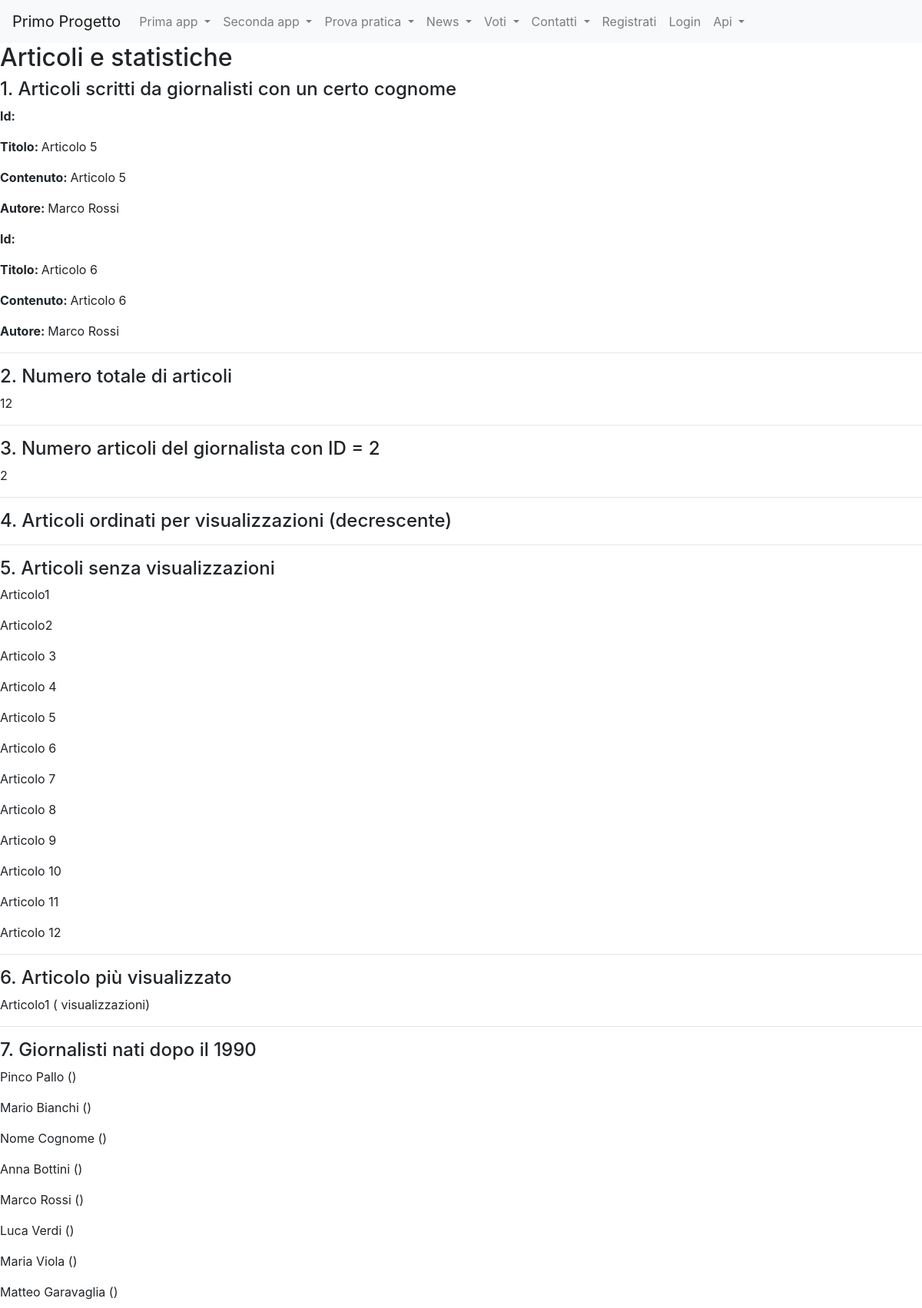
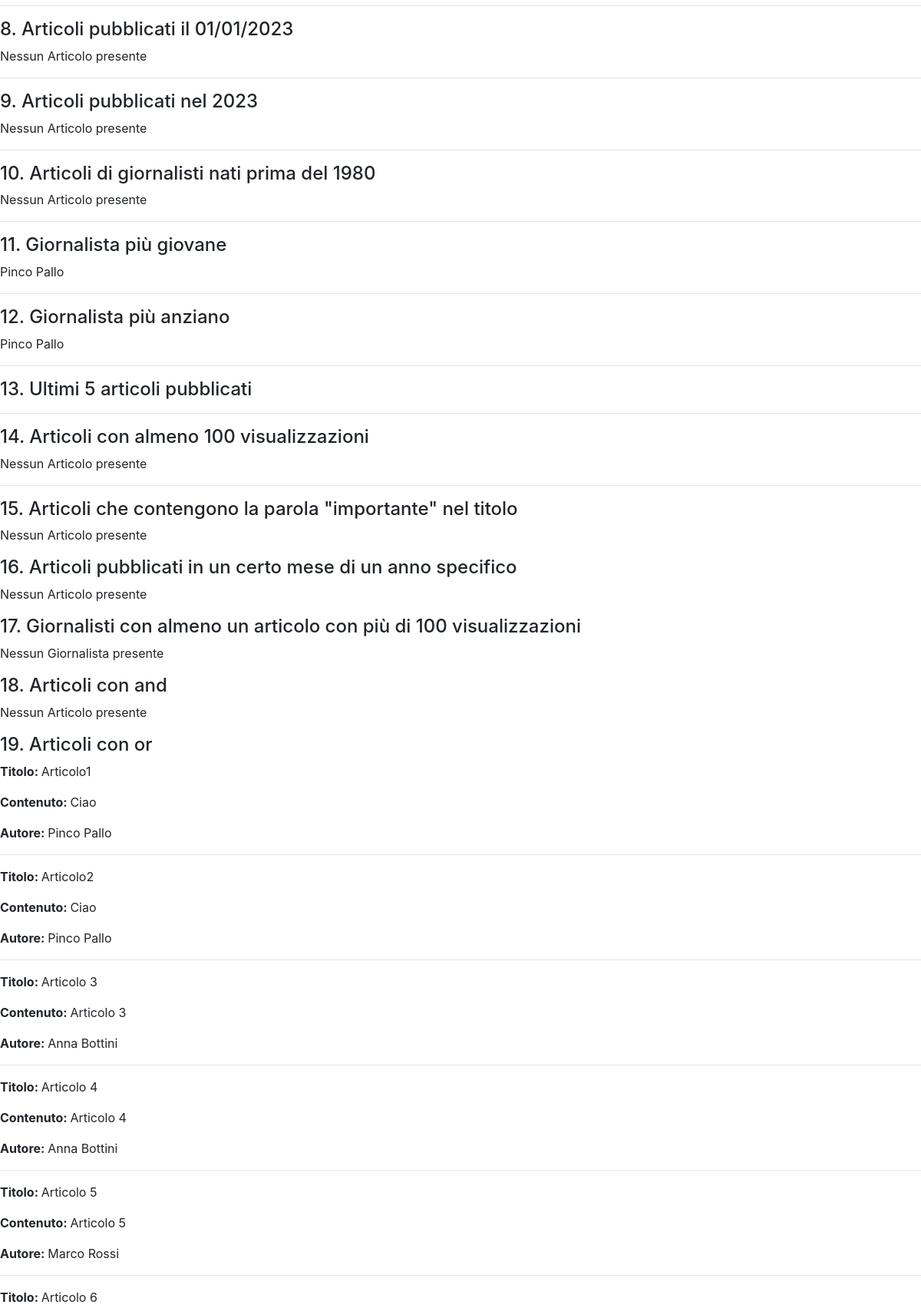
Page /news/query_base/ (upper part) on the committed database (2 pictures, top to bottom).
### news/models.py (models this page shows, shortened)
class Articolo(models.Model):
    visualizzazioni=models.IntegerField(default=0, blank=True)
    data_articolo=models.DateField(blank=True)
    titolo=models.CharField(max_length=100) #Stringhe di lunghezza massima 100
    contenuto=models.TextField()
    giornalista=models.ForeignKey(Giornalista, on_delete=models.CASCADE, related_name="articoli")
    class Meta:
        verbose_name = 'Articolo'
        verbose_name_plural = 'Articoli'

class Giornalista(models.Model):
    nome=models.CharField(max_length=20) #Stringhe di lunghezza massima 20
    cognome=models.CharField(max_length=20)
    anno_nascita=models.DateField(blank=True)
    def __str__(self):
        return self.nome + " " + self.cognome
    class Meta:
        verbose_name = 'Giornalista'
        verbose_name_plural = 'Giornalisti'

### news/views.py (the view)
# urls.py: path("query_base/", queryBase, name="query_base"),
def queryBase(request):
    articoli_cognome = Articolo.objects.filter(giornalista__cognome='Rossi') #filter() ritorna una lista di oggetti, se non ci sono oggetti con cognome rossi, ritornerà una lista vuota
    numero_totale_articoli = Articolo.objects.count() #count() ritorna il numero di oggetti presenti nel db
    try:
        giornalista_1 = Giornalista.objects.get(id=2) # ritorna un oggetto con id=2, se non esiste va nel blocco except
        numero_articoli_giornalista_1 = Articolo.objects.filter(giornalista=giornalista_1).count()#conta la lunghezza della lista ritornata da filter()
    except Giornalista.DoesNotExist: #eccezione che può lanciare il metodo .get()
        numero_articoli_giornalista_1 = 0
    articoli_ordinati = Articolo.objects.order_by('-visualizzazioni') #order_by() ordina i risultati, in questo caso mettendo il - davanti alla condizione li ordina in modo descrescente
    articoli_senza_visualizzazioni = Articolo.objects.filter(visualizzazioni=0)
    articolo_piu_visualizzato = Articolo.objects.order_by('-visualizzazioni').first()# first() Restituisce il primo elemento dell'order_by(-visualizzazioni).
    giornalisti_data = Giornalista.objects.filter(anno_nascita__gt=datetime.date(1990, 1, 1))
    articoli_del_giorno = Articolo.objects.filter(data_articolo=datetime.date(2023, 1, 1))
    articoli_periodo = Articolo.objects.filter(data_articolo__range=(datetime.date(2023, 1, 1), datetime.date(2023, 12, 31)))
    giornalisti_nati = Giornalista.objects.filter(anno_nascita__lt=datetime.date(1980, 1, 1))
    articoli_giornalisti = Articolo.objects.filter(giornalista__in=giornalisti_nati)
    giornalista_giovane = Giornalista.objects.order_by('anno_nascita').first()
    giornalista_anziano = Giornalista.objects.order_by('-anno_nascita').first()
    ultimi = Articolo.objects.order_by('-data_articolo')[:5] #[:5] limita il risultato ai primi 5
    articoli_minime_visualizzazioni = Articolo.objects.filter(visualizzazioni__gte=100)
    articoli_parola = Articolo.objects.filter(titolo__icontains='importante')
    articoli_mese_anno = Articolo.objects.filter(data_articolo__month=1, data_articolo__year=2023) #restituisce una lista
    giornalisti_con_articoli_popolari = Giornalista.objects.filter(articoli__visualizzazioni__gte=100).distinct
    data = datetime.date(1990,1,1)
    visualizzazioni = 50
    articoli_con_and = Articolo.objects.filter(giornalista__anno_nascita__gt=data, visualizzazioni__gte=visualizzazioni)
    from django.db.models import Q
    articoli_con_or = Articolo.objects.filter(
        (Q(giornalista__anno_nascita__gt=data)) | Q(visualizzazioni__lte=visualizzazioni))
    articoli_con_not = Articolo.objects.filter(~Q(giornalista__anno_nascita__lt=data)) #filtra su l'anno di nascita che deve essere maggiore o uguale a data
    articoli_con_not = Articolo.objects.exclude(giornalista__anno_nascita__lt=data)
    context = {
        'articoli_cognome' : articoli_cognome,
        'numero_totale_articoli' : numero_totale_articoli,
        'numero_articoli_giornalista_1' : numero_articoli_giornalista_1,
        'articoli_ordinati' : articoli_ordinati,
        'articoli_senza_visualizzazioni' : articoli_senza_visualizzazioni,
        'articolo_piu_visualizzato' : articolo_piu_visualizzato,
        'giornalisti_data' : giornalisti_data,
        'articoli_del_giorno' : articoli_del_giorno,
        'articoli_periodo' : articoli_periodo,
        'articoli_giornalisti' : articoli_giornalisti,
        'giornalista_giovane' : giornalista_giovane,
        'giornalista_anziano' : giornalista_anziano,
        'ultimi' : ultimi,
        'articoli_minime_visualizzazioni' : articoli_minime_visualizzazioni,
        'articoli_parola' : articoli_parola,
        'articoli_mese_anno' : articoli_mese_anno,
        'giornalisti_con_articoli_popolari' : giornalisti_con_articoli_popolari,
        'articoli_con_and' : articoli_con_and,
        'articoli_con_or' : articoli_con_or,
        'articoli_con_not' : articoli_con_not
    }
    return render(request, 'news/query_base.html', context)

### news/templates/news/query_base.html (shortened to what this page needs)
{% extends "base.html"%}
{% block content%}
    <h2>Articoli e statistiche</h2>
    <h4>1. Articoli scritti da giornalisti con un certo cognome</h4>
    {% if articoli_cognome %}
        {% for articolo in articoli_cognome %}
            <p><strong>Id: </strong></p>
            <p><strong>Titolo: </strong>{{ articolo.titolo }}</p>
            <p><strong>Contenuto: </strong>{{ articolo.contenuto }}</p>
            <p><strong>Autore: </strong>{{ articolo.giornalista }}</p>
        {% endfor %}
    {% else %}
        <p>Nessun Articolo presente</p>
    {% endif %}
    <hr>
    <h4>2. Numero totale di articoli</h4>
    <p>{{ numero_totale_articoli }}</p>
    <hr>
    <h4>3. Numero articoli del giornalista con ID = 2</h4>
    <p>{{ numero_articoli_giornalista_1 }}</p>
    <hr>
    <h4>4. Articoli ordinati per visualizzazioni (decrescente)</h4>
    <hr>
    <h4>5. Articoli senza visualizzazioni</h4>
    {% if articoli_senza_visualizzazioni %}
        {% for articolo in articoli_senza_visualizzazioni %}
            <p>{{ articolo.titolo }}</p>
        {% endfor %}
    {% else %}
        <p>Nessun Articolo presente</p>
    {% endif %}
    <hr>
    <h4>6. Articolo più visualizzato</h4>
        <p>
            {{ articolo_piu_visualizzato.titolo }}
            ({{ articolo_piu_visualizzato.visualizzazione }} visualizzazioni)
        </p>
    <hr>
    <h4>7. Giornalisti nati dopo il 1990</h4>
    {% if giornalisti_data %}
        {% for giornalista in giornalisti_data %}
            <p>{{ giornalista.nome }} {{ giornalista.cognome }} ({{ giornalista.anno_di_nascita }})</p>
        {% endfor %}
    {% else %}
        <p>Nessun Giornalista presente</p>
    {% endif %}
    <hr>
    <h4>8. Articoli pubblicati il 01/01/2023</h4>
    {% if articoli_del_giorno %}
        {% for articolo in articoli_del_giorno %}
            <p>{{ articolo.titolo }}</p>
        {% endfor %}
    {% else %}
        <p>Nessun Articolo presente</p>
    {% endif %}
    <hr>
    <h4>9. Articoli pubblicati nel 2023</h4>
    {% if articoli_periodo %}
        {% for articolo in articoli_periodo %}
            <p>{{ articolo.titolo }} – {{ articolo.data }}</p>
        {% endfor %}
    {% else %}
        <p>Nessun Articolo presente</p>
    {% endif %}
    <hr>
    <h4>10. Articoli di giornalisti nati prima del 1980</h4>
    {% if articoli_giornalisti %}
        {% for articolo in articoli_giornalisti_nati %}
            <p>{{ articolo.titolo }} – {{ articolo.giornalista }}</p>
        {% endfor %}
    {% else %}
        <p>Nessun Articolo presente</p>
    {% endif %}
    <hr>
    <h4>11. Giornalista più giovane</h4>
    <p>{{ giornalista_giovane.nome }} {{ giornalista_giovane.cognome }}</p>
    <hr>
    <h4>12. Giornalista più anziano</h4>
    {% if giornalista_anziano %}
        <p>{{ giornalista_anziano.nome }} {{ giornalista_anziano.cognome }}</p>
    {% endif %}
    <hr>
    <h4>13. Ultimi 5 articoli pubblicati</h4>
    <hr>
    <h4>14. Articoli con almeno 100 visualizzazioni</h4>
    {% if articoli_minime_visualizzazioni%}
        {% for articolo in articoli_minime_visualizzazioni %}
            <p>{{ articolo.titolo }} ({{ articolo.visualizzazione }})</p>
        {% endfor %}
    {% else %}
        <p>Nessun Articolo presente</p>
    {% endif %}
    <hr>
    <h4>15. Articoli che contengono la parola "importante" nel titolo</h4>
    {% if articoli_parola%}
        {% for articolo in articoli_parola %}
            <p>{{ articolo.titolo }}</p>
        {% endfor %}
    {% else %}
        <p>Nessun Articolo presente</p>
    {% endif %}
    <h4>16. Articoli pubblicati in un certo mese di un anno specifico</h4>
    {%if articoli_mese_anno%}
        {% for articolo in articolo_mese_anno %}
            <p><strong>Titolo: </strong>{{ articolo.titolo }}</p>
            <p><strong>Contenuto: </strong>{{ articolo.contenuto }}</p>
            <p><strong>Autore: </strong>{{ articolo.giornalista }}</p>
            <hr>
        {% endfor %}
    {% else %}
        <p>Nessun Articolo presente</p>
    {% endif %}
    <h4>17. Giornalisti con almeno un articolo con più di 100 visualizzazioni</h4>
    {% if giornalisti_con_articoli_popolari%}
        {% for giornalista in giornalisti_con_articoli_popolari %}
            <p>{{ giornalista.nome }} {{ giornalista.cognome }} ({{ giornalista.anno_di_nascita }})</p>
            <hr>
        {% endfor %}
    {% else%}
        <p>Nessun Giornalista presente</p>
    {% endif%}
    <h4>18. Articoli con and</h4>
    {%if articoli_con_and%}
        {% for articolo in articoli_con_and %}
            <p><strong>Titolo: </strong>{{ articolo.titolo }}</p>
            <p><strong>Contenuto: </strong>{{ articolo.contenuto }}</p>
            <p><strong>Autore: </strong>{{ articolo.giornalista }}</p>
            <hr>
        {% endfor %}
    {% else %}
        <p>Nessun Articolo presente</p>
    {% endif %}
    <h4>19. Articoli con or</h4>
    {%if articoli_con_or%}
        {% for articolo in articoli_con_or %}
            <p><strong>Titolo: </strong>{{ articolo.titolo }}</p>
            <p><strong>Contenuto: </strong>{{ articolo.contenuto }}</p>
            <p><strong>Autore: </strong>{{ articolo.giornalista }}</p>
            <hr>
        {% endfor %}
    {% else %}
        <p>Nessun Articolo presente</p>
    {% endif %}
{% endblock content%}

### rows in the picture
Articolo: titolo "Articolo 5", contenuto "Articolo 5", giornalista "Marco Rossi"
Articolo: titolo "Articolo 6", contenuto "Articolo 6", giornalista "Marco Rossi"
Articolo: titolo "Articolo1", contenuto "Ciao", giornalista "Pinco Pallo"
Articolo: titolo "Articolo2", contenuto "Ciao", giornalista "Pinco Pallo"
Articolo: titolo "Articolo 3", contenuto "Articolo 3", giornalista "Anna Bottini"
Articolo: titolo "Articolo 4", contenuto "Articolo 4", giornalista "Anna Bottini"
Articolo: titolo "Articolo 7"
Articolo: titolo "Articolo 8"
Articolo: titolo "Articolo 9"
Articolo: titolo "Articolo 10"
Articolo: titolo "Articolo 11"
Articolo: titolo "Articolo 12"
Giornalista: nome "Pinco", cognome "Pallo"
Giornalista: nome "Mario", cognome "Bianchi"
Giornalista: nome "Nome", cognome "Cognome"
Giornalista: nome "Anna", cognome "Bottini"
Giornalista: nome "Marco", cognome "Rossi"
Giornalista: nome "Luca", cognome "Verdi"
Giornalista: nome "Maria", cognome "Viola"
Giornalista: nome "Matteo", cognome "Garavaglia"

### other values in the picture
{{ numero_totale_articoli }} "12"
{{ numero_articoli_giornalista_1 }} "2"
